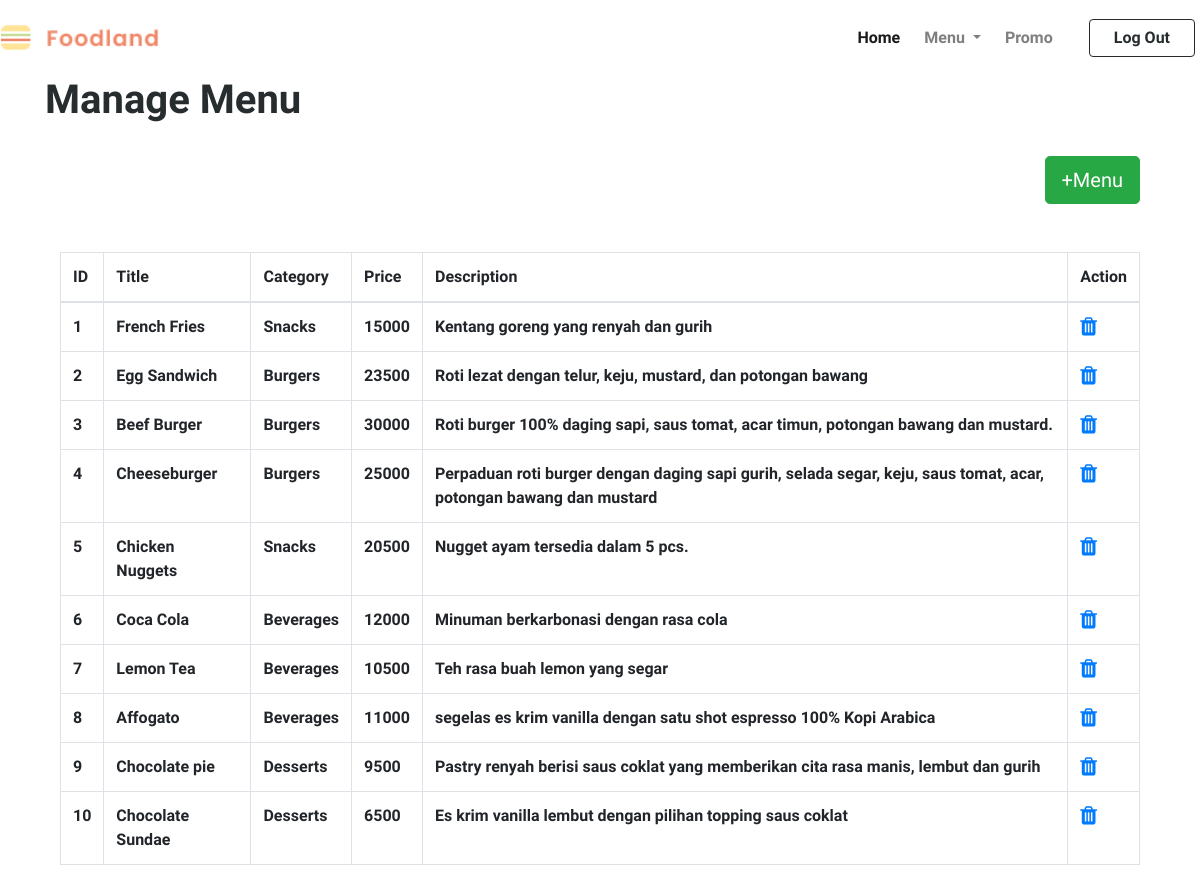
Screenshot of /manage_menu_adm.php with the database file from the repository.
### tables this page shows
CREATE TABLE `menu` (
  `id_menu` int(5) UNSIGNED NOT NULL,
  `title` varchar(100) NOT NULL,
  `category` varchar(100) NOT NULL,
  `price` int(50) NOT NULL,
  `description` varchar(200) NOT NULL
);

### manage_menu_adm.php (the view, shortened to what this page needs)
<!DOCTYPE html>
<html lang="en">
<html>
<head>
    <link rel="stylesheet" href="frontend/libraries/bootstrap/css/bootstrap.css">
    <link rel="stylesheet" href="https://cdnjs.cloudflare.com/ajax/libs/font-awesome/4.7.0/css/font-awesome.min.css">
    <link rel="stylesheet" href="frontend/styles/main.css">
</head>
<body>
		<nav class="row navbar navbar-expand-md navbar-light bg-white">
            <a href="#" class="navbar-brand">
                <img src="frontend/images/foodland.png" alt="Logo FoodLand">
            </a>
            <div class="collapse navbar-collapse" id="navb">
                <ul class="navbar-nav ml-auto mr-3">
                    <li class="nav-item mx-md-2 active">
                        <a href="" class="nav-link">Home</a>
                    </li>
                    <li class="nav-item dropdown">
                        <a href="" class="nav-link dropdown-toggle" id="dropmenu" data-toggle="dropdown">Menu
                        </a>
                    </li>
                    <li class="nav-item mx-md-2">
                        <a href="" class="nav-link">Promo</a>
                    </li>
                </ul>
                <form class="form-inline my-2 my-lg-0 d-none d-md-block">
                    <button formaction="login.html" class="btn btn-login btn-navbar-right my-2 my-sm-0 px-4 mx-md-1">
                        Log Out
                    </button>
                </form>
            </div>
        </nav>
        <div class="container">
        <h1><b>Manage Menu</b></h1>
        </div><br>
		<div class="main-content">
			<div class="container">
                <div class="col-md" id="menu">
                    <a href="add_menu.php" class="float-right btn btn-success btn-lg">+Menu</a>
                    <br>
                    <br>
				<br><br>
				<?php
                    require_once "config.php";
                    $query = "SELECT * FROM menu";
                    if($result = $mysqli -> query($query)){
                        if($row_count = $result->num_rows > 0){
                            echo "<table id='example' class='table table-bordered table-hover'>";
                                echo "<thead>";
                                    echo "<tr>";
                                        echo "<th>ID</th>";
                                        echo "<th>Title</th>";
                                        echo "<th>Category</th>";
                                        echo "<th>Price</th>";
                                        echo "<th>Description</th>";
                                        echo "<th>Action</th>";
                                    echo "</tr>";
                                echo "</thead>";
                                echo "<tbody>";
                                while($row = $result->fetch_array()){
                                    echo "<tr>";
                                        echo "<td>" . $row['id_menu'] . "</td>";
                                        echo "<td>" . $row['title'] . "</td>";
                                        echo "<td>" . $row['category'] . "</td>";
                                        echo "<td>" . $row['price'] . "</td>";
                                        echo "<td>" . $row['description'] . "</td>";
                                        echo "<td>";
                                            echo "<a href='delete_menu.php?id=". $row['id_menu'] ."' title='Delete Record'><i class='fa fa-trash fa-lg'></i><a>";
                                        echo "</td>";
                                    echo "</tr>";
                                }
                                echo "</tbody>";
                            echo "</table>";
                        } else{
                            echo "<p class='lead'><em>No records were found.</em></p>";
                        }
                    } else{
                        echo "ERROR: Could not execute $query. " . $mysqli->error;
                    }
                    ?>
                    </div>
                </div>
		</div>
</body>
</html>

### frontend/styles/main.css (style rules this page uses)
body { background-color: #ffffff; font-family: 'Nunito Sans', sans-serif; font-weight: bold; color: #272d2f; }
.navbar-brand img { height: 50px; max-width: 240px; }
.btn-login { border: 1px solid #272d2f; color: #272d2f; font-weight: bold; }

### rows the page displays
menu: id_menu "1", title "French Fries", category "Snacks", price "15000", description "Kentang goreng yang renyah dan gurih"
menu: id_menu "2", title "Egg Sandwich", category "Burgers", price "23500", description "Roti lezat dengan telur, keju, mustard, dan potongan bawang"
menu: id_menu "3", title "Beef Burger", category "Burgers", price "30000", description "Roti burger 100% daging sapi, saus tomat, acar timun, potongan bawang dan mustard."
menu: id_menu "4", title "Cheeseburger", category "Burgers", price "25000", description "Perpaduan roti burger dengan daging sapi gurih, selada segar, keju, saus tomat, acar, potongan bawang dan mustard"
menu: id_menu "5", title "Chicken Nuggets", category "Snacks", price "20500", description "Nugget ayam tersedia dalam 5 pcs."
menu: id_menu "6", title "Coca Cola", category "Beverages", price "12000", description "Minuman berkarbonasi dengan rasa cola"
menu: id_menu "7", title "Lemon Tea", category "Beverages", price "10500", description "Teh rasa buah lemon yang segar"
menu: id_menu "8", title "Affogato", category "Beverages", price "11000", description "segelas es krim vanilla dengan satu shot espresso 100% Kopi Arabica"
menu: id_menu "9", title "Chocolate pie", category "Desserts", price "9500", description "Pastry renyah berisi saus coklat yang memberikan cita rasa manis, lembut dan gurih"
menu: id_menu "10", title "Chocolate Sundae", category "Desserts", price "6500", description "Es krim vanilla lembut dengan pilihan topping saus coklat"
